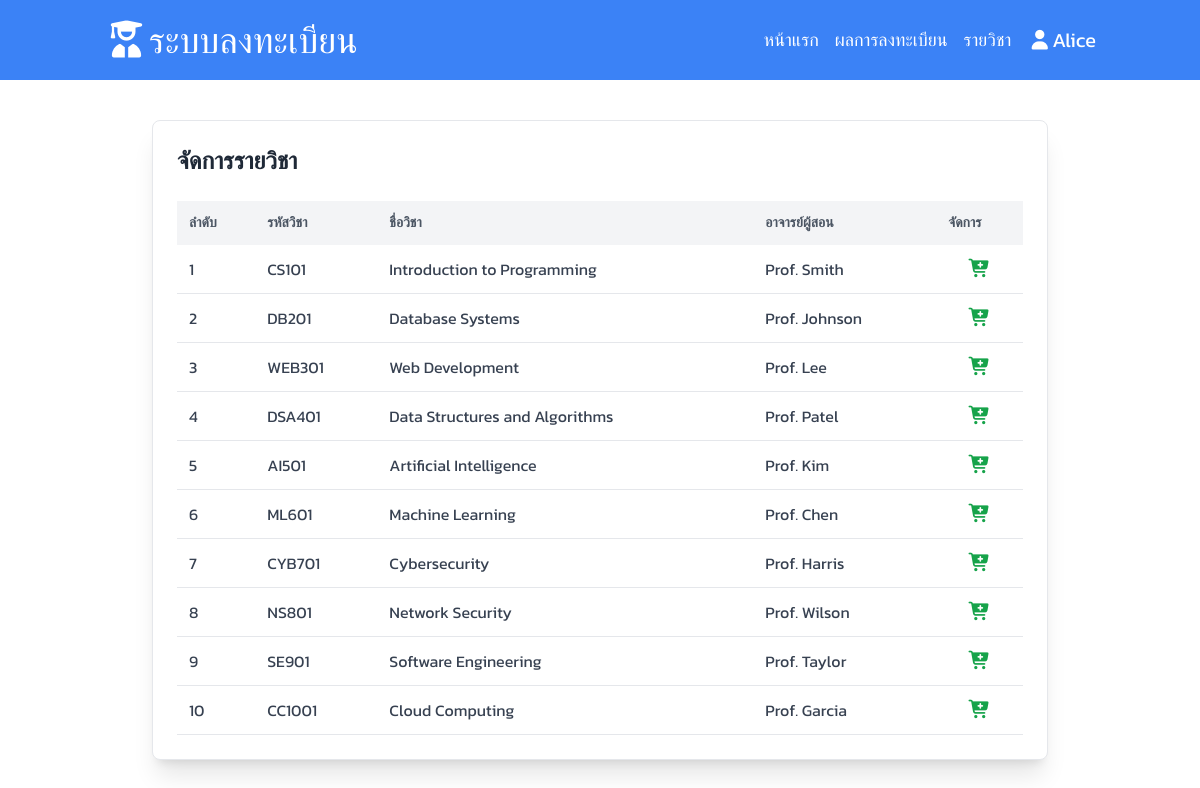
/courses (signed in), run on the app's committed database.
### tables this page shows
CREATE TABLE `courses` (
  `course_id` int(11) NOT NULL,
  `course_name` varchar(100) NOT NULL,
  `course_code` varchar(20) DEFAULT NULL,
  `instructor` varchar(50) DEFAULT NULL
);

### includes/view.php (called while the page is built, shortened)
<?php
function renderView(string $template, array $data = []): void
{
  extract($data);
  require __DIR__ . "/../templates/$template.php";
  $content = ob_get_clean();
  require __DIR__ . "/../templates/layout/main.php";
}

### routes/courses.php (called while the page is built, shortened)
<?php
$conn = getConnection();
$stmt = $conn->prepare("SELECT * from courses");
$stmt->execute();
$result = $stmt->get_result();
$courses = $result->fetch_all(MYSQLI_ASSOC);
renderView('courses', ['title' => 'รายวิชา', 'courses' => $courses, 'error' => $_GET['error'] ?? null]);
exit;

### public/index.php (called while the page is built, shortened)
<?php
require_once INCLUDES_DIR . '/router.php';
require_once INCLUDES_DIR . '/view.php';
dispatch($_SERVER['REQUEST_URI'], $_SERVER['REQUEST_METHOD']);

### templates/courses.php (the view, shortened to what this page needs)
<div class="container mx-auto">
  <div class="flex flex-col justify-center items-center min-h-[calc(100vh-80px)] p-4">
    <div class="w-full max-w-4xl bg-white shadow-xl rounded-lg p-6 border">
      <div class="flex justify-between items-center mb-6">
        <div>
          <h1 class="text-2xl font-bold text-gray-800">จัดการรายวิชา</h1>
        </div>
      </div>
      <?php if (empty($courses)) { ?>
        <p class="bg-gray-100 text-gray-500 text-center rounded-md py-3">ยังไม่มีรายวิชา</p>
      <?php } else { ?>
        <div class="overflow-x-auto">
          <table class="w-full border-collapse">
            <thead>
              <tr class="bg-gray-100 text-gray-600 text-sm">
                <th class="p-3 text-left">ลำดับ</th>
                <th class="p-3 text-left">รหัสวิชา</th>
                <th class="p-3 text-left">ชื่อวิชา</th>
                <th class="p-3 text-left">อาจารย์ผู้สอน	</th>
                <th class="p-3 text-left">จัดการ</th>
              </tr>
            </thead>
            <tbody class="text-gray-700">
              <?php foreach($courses as $key => $course) { ?>
                <tr class="border-b hover:bg-gray-50">
                  <td class="p-3 text-left"><?= $key + 1 ?></td>
                  <td class="p-3 text-left"><?= htmlspecialchars($course['course_code']) ?></td>
                  <td class="p-3 text-left"><?= htmlspecialchars($course['course_name']) ?></td>
                  <td class="p-3 text-left"><?= htmlspecialchars($course['instructor']) ?></td>
                  <td class="text-center">
                    <form action="courses" method="post">
                      <button class="cursor-pointer text-green-600 font-medium rounded-lg p-1 text-lg outline-none hover:text-green-700 active:ring-2 active:ring-green-300 duration-300">
                        <i class="fa-solid fa-cart-plus"></i>
                      </button>
                    </form>
                  </td>
                </tr>
              <?php } ?>
            </tbody>
          </table>
        </div>
      <?php } ?>
    </div>
  </div>
</div>

### includes/router.php (shortened to what this page needs)
<?php
function normalizeUri(string $uri): string
{
  $uri = strtolower(trim($uri, '/'));
  return $uri == INDEX_URI ? INDEX_ROUNTE : $uri;
}
function getFilePath(string $uri): string
{
  return ROUTE_DIR . '/' . normalizeUri($uri) . '.php';
}
function dispatch(string $uri, string $method): void
{
  $uri = parse_url($uri, PHP_URL_PATH);
  $uri = normalizeUri($uri);
  $filePath = getFilePath($uri);
  if (file_exists($filePath)) {
    include($filePath);
    return;
  }
}

### templates/layout/main.php (shortened to what this page needs)
<!DOCTYPE html>
<html lang="en">
<head>
  <script src="https://cdn.tailwindcss.com"></script>
  <link rel="stylesheet" href="https://cdnjs.cloudflare.com/ajax/libs/font-awesome/7.0.1/css/all.min.css" />
</head>
<body class="pt-20 font-[kanit]">
  <?php include __DIR__ . "/../partials/nav.php" ?>
  <?= $content ?>
</body>
</html>

### templates/partials/nav.php (shortened to what this page needs)
<div class="bg-blue-500 fixed top-0 left-0 w-full">
  <div class="container mx-auto h-20 px-4 flex justify-between items-center">
    <a href="/" class="flex items-center">
      <i class="fa-solid fa-user-graduate text-4xl text-white"></i>
      <h1 class="hidden md:block text-4xl text-white">ระบบลงทะเบียน</h1>
    </a>
    <div class="flex">
      <ul class="gap-4 flex">
        <li><a class="text-white text-lg hidden md:flex" href="/">หน้าแรก</a></li>
        <li><a class="text-white text-lg hidden md:flex" href="/enrollment">ผลการลงทะเบียน</a></li>
        <li><a class="text-white text-lg hidden md:flex" href="/courses">รายวิชา</a></li>
      </ul>
      <?php if (!empty($_SESSION['student'])) { ?>
        <div class="relative group inline-block ml-4">
          <div class="flex cursor-pointer text-white">
            <i class="fa-solid fa-user text-3xl md:text-xl"></i>
            <p class="text-3xl md:text-xl"><?= htmlspecialchars($_SESSION['student']['first_name'] ?? '') ?></p>
          </div>
        </div>
      <?php } ?>
    </div>
  </div>
</div>

### data on the page
courses: course_code "CS101", course_name "Introduction to Programming", instructor "Prof. Smith"
courses: course_code "DB201", course_name "Database Systems", instructor "Prof. Johnson"
courses: course_code "WEB301", course_name "Web Development", instructor "Prof. Lee"
courses: course_code "DSA401", course_name "Data Structures and Algorithms", instructor "Prof. Patel"
courses: course_code "AI501", course_name "Artificial Intelligence", instructor "Prof. Kim"
courses: course_code "ML601", course_name "Machine Learning", instructor "Prof. Chen"
courses: course_code "CYB701", course_name "Cybersecurity", instructor "Prof. Harris"
courses: course_code "NS801", course_name "Network Security", instructor "Prof. Wilson"
courses: course_code "SE901", course_name "Software Engineering", instructor "Prof. Taylor"
courses: course_code "CC1001", course_name "Cloud Computing", instructor "Prof. Garcia"

### other printed values
$_SESSION['student']['first_name'] "Alice"
